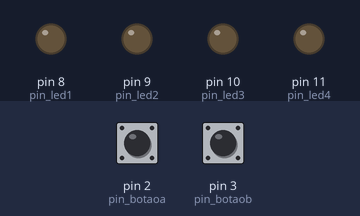
Simulated run of this sketch. Board: Arduino Uno, built with avr-gcc and run on an emulated ATmega328P. Parts: output pins drawn as LEDs (lit = HIGH). Dashed ring = blinking. The inputs (shaded band) are chosen by the test bench; at power-on: pin 2 (pin_botaoa) LOW, pin 3 (pin_botaob) LOW. What the sketch prints to the serial monitor is not drawn.

Above: at 1.2 s.
1.3 s: pin 2 (pin_botaoa) pulled HIGH for 0.15 s
At 1.38 s:
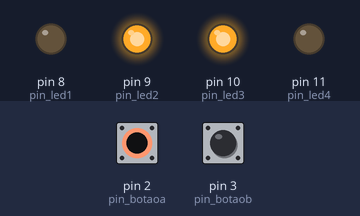
2.9 s: pin 2 (pin_botaoa) pulled HIGH for 3.2 s
At 6.4 s:
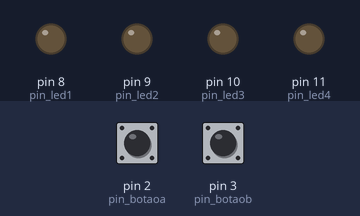
7.6 s: pin 3 (pin_botaob) pulled HIGH for 3.2 s
At 8.7 s:
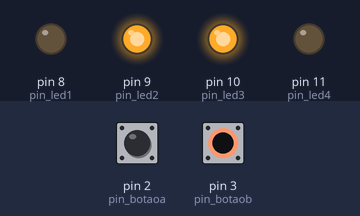
12.3 s: pin 2 (pin_botaoa) driven HIGH and pin 3 (pin_botaob) driven HIGH
At 13.5 s:
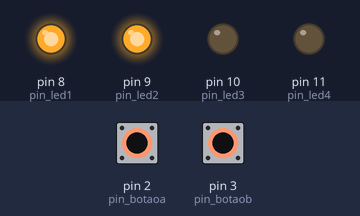
13.8 s: pin 2 (pin_botaoa) pulsed LOW 2 times (0.12 s each, 0.3 s apart)
At 14.04 s:
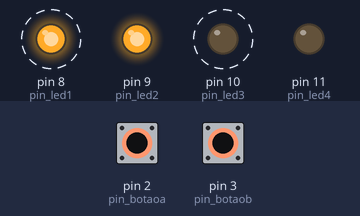
Timing chart, 0 to 16.8 s (numbered marks = the images above; inputs shaded):
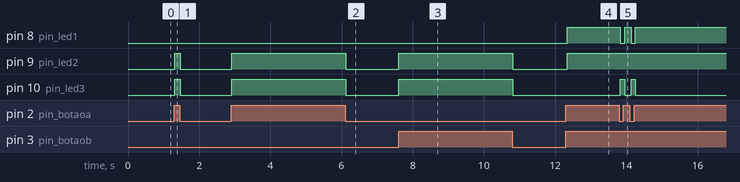

The sketch:

aula15_contagem2.ino
```cpp
#define pin_led1 8
#define pin_led2 9
#define pin_led3 10
#define pin_led4 11
#define pin_botaoa 2
#define pin_botaob 3
int var = 0;
int var2 = 0;
int tic = 0;
int tic2 = 0;

void setup() {
  pinMode(pin_led1, OUTPUT);
  pinMode(pin_led2, OUTPUT);
  pinMode(pin_led3, OUTPUT);
  pinMode(pin_led4, OUTPUT);
  pinMode(pin_botaoa, INPUT);
  pinMode(pin_botaob, INPUT);
  Serial.begin(9600);
}

void loop() {
  bool botaoa = digitalRead(pin_botaoa);
  bool botaob = digitalRead(pin_botaob);

  if  (botaoa == 1){
    if (tic == 0){
      var+=1;
      tic = 1;
    }
  } else{
    tic = 0;
  }
  Serial.println (var);

    if  (botaob == 1){
    if (tic2 == 0){
      var2-=1;
      tic2 = 1;
    }
  } else{
    tic = 0;
  }
  Serial.println (var2);

  if((botaoa == 1) && (botaob == 1)){
    Serial.println("Dois botões apertados");
    digitalWrite(pin_led1, 1);
  } else {
    digitalWrite(pin_led1, 0);
  }
  if((botaoa == 1) || (botaob == 1)){
    digitalWrite(pin_led2, 1);
  } else {
    digitalWrite(pin_led2, 0);
  }

  if((botaoa == 1) ^ (botaob == 1)){
    digitalWrite(pin_led3, 1);
  } else {
    digitalWrite(pin_led3, 0);
  }
}
```

Measured:
- after the input at 1.3 s, pin 9 (pin_led2), pin 10 (pin_led3): LOW → HIGH at once, → LOW 0.15 s later
- after the input at 2.9 s, pin 9 (pin_led2), pin 10 (pin_led3): LOW → HIGH at once, → LOW 3.2 s later
- after the input at 7.6 s, pin 9 (pin_led2), pin 10 (pin_led3): LOW → HIGH at once, → LOW 3.2 s later
- after the input at 12.3 s, pin 8 (pin_led1), pin 9 (pin_led2): LOW → HIGH at once
- after the input at 13.8 s, pin 8 (pin_led1): alternates HIGH for 0.18 s and LOW for 0.12 s, 4 changes in all, then stays HIGH, starting at once; pin 10 (pin_led3): alternates HIGH for 0.12 s and LOW for 0.18 s, 4 changes in all, then stays LOW, starting at once
